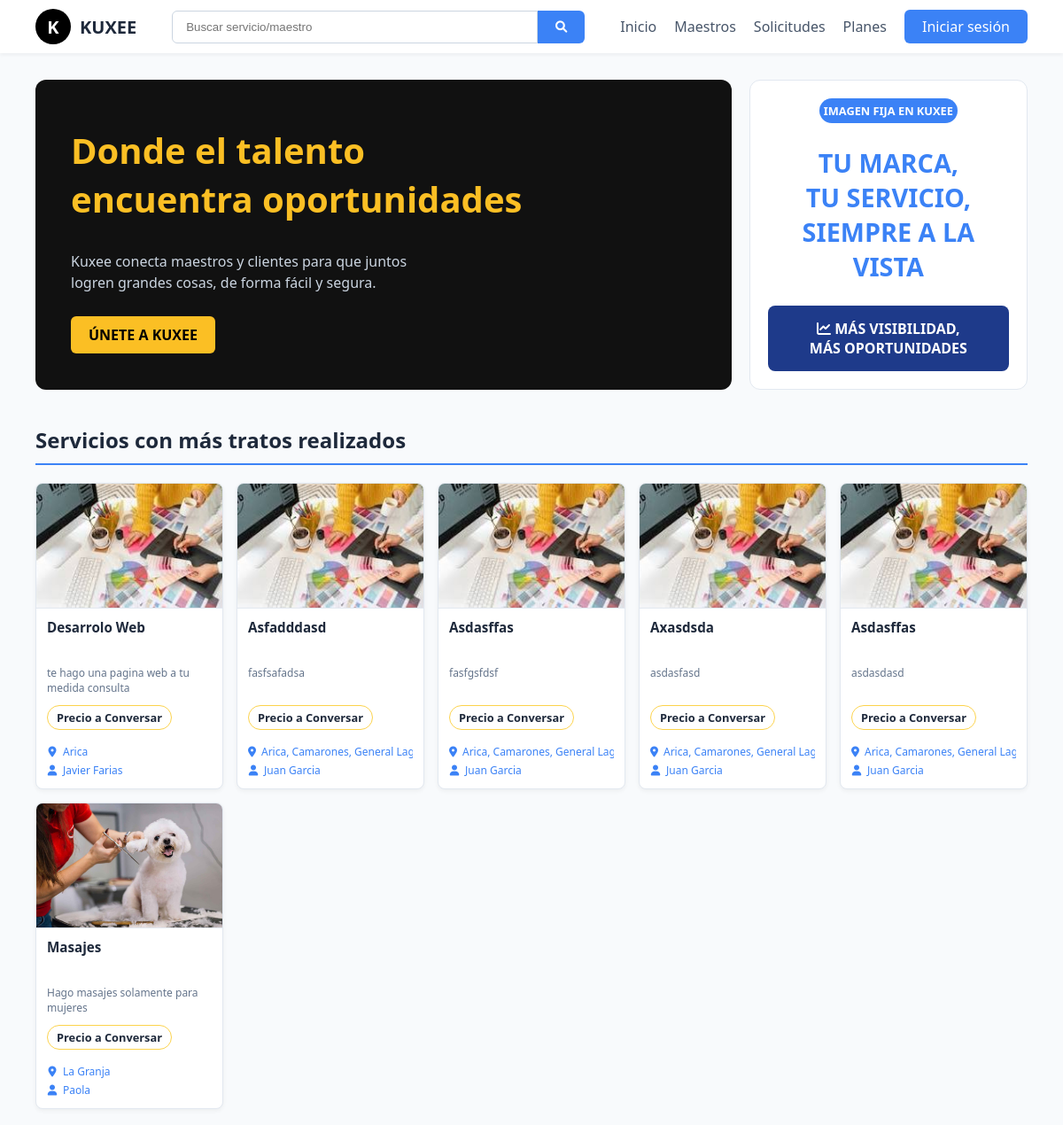
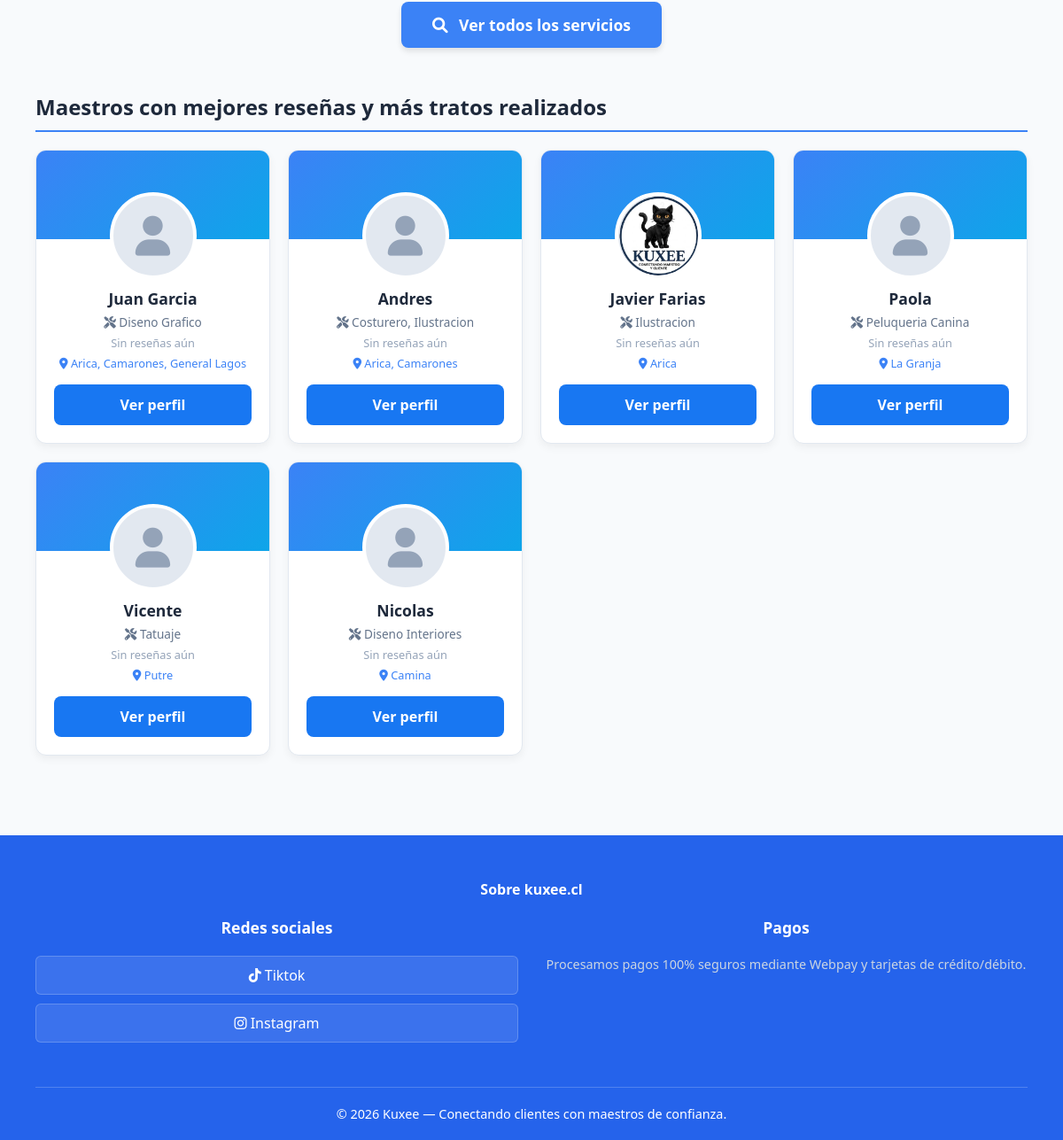
The page / on the database its author committed (2 pictures, top to bottom).
### usuarios/models.py (models this page shows, shortened)
class Servicio(models.Model):
    maestro = models.ForeignKey(PerfilMaestro, on_delete=models.CASCADE, related_name='servicios')
    titulo = models.CharField(max_length=200)
    descripcion = models.TextField()
    oficio = models.CharField(max_length=100)
    precio_base = models.IntegerField(null=True, blank=True)
    imagen_portada = models.ImageField(upload_to='servicios/', blank=True, null=True)
    fecha_publicacion = models.DateTimeField(auto_now_add=True)
    activo = models.BooleanField(default=True)
    likes = models.ManyToManyField(Usuario, related_name='servicios_likeados', blank=True)
    detalles_tecnicos = models.JSONField(default=dict, blank=True, null=True)

class PerfilMaestro(models.Model):
    usuario = models.OneToOneField(Usuario, on_delete=models.CASCADE, related_name='perfil_maestro')
    telefono = models.CharField(max_length=20, blank=True)
    comuna = models.CharField(max_length=100, blank=True)
    descripcion = models.TextField(blank=True)
    oficio_principal = models.CharField(max_length=100, blank=True)
    plan_actual = models.CharField(
        max_length=20,
        choices=[('gratis', 'Gratis'), ('plus', 'Plus')],
        default='gratis'
    )

class Usuario(AbstractUser):
    es_cliente = models.BooleanField(default=False)
    es_maestro = models.BooleanField(default=False)
    rut = models.CharField(max_length=12, blank=True, null=True)
    foto_perfil = models.ImageField(upload_to='perfiles/', blank=True, null=True)

### usuarios/views.py (the view)
# urls.py: path('', views.inicio, name='inicio'),
def inicio(request):
    contador, created = ContadorVisitas.objects.get_or_create(id=1)
    contador.visitas += 1
    contador.save()
    now = timezone.now()
    banners_activos = BannerDestacado.objects.filter(
        estado='activo',
        fecha_expiracion__gt=now
    ).order_by('posicion')
    precios_banner = {1: 8990, 2: 7990, 3: 6990, 4: 5990, 5: 4990, 6: 3990, 7: 2990}
    emojis_banner = {1: '🥇', 2: '🥈', 3: '🥉', 4: '📍', 5: '📍', 6: '📍', 7: '📍'}
    ocupados = {b.posicion: b for b in banners_activos}
    disponibilidad_banners = []
    for i in range(1, 8):
        if i in ocupados:
            banner = ocupados[i]
            diferencia = banner.fecha_expiracion - now
            dias = diferencia.days
            horas = diferencia.seconds // 3600
            mensaje = f"Disponible en {dias} días y {horas} hrs" if dias > 0 else f"Disponible en {horas} hrs"
            disponibilidad = False
        else:
            mensaje = "Disponible ahora - Publicación rápida"
            disponibilidad = True
        disponibilidad_banners.append({
            'posicion': i,
            'precio': precios_banner[i],
            'emoji': emojis_banner[i],
            'disponible': disponibilidad,
            'mensaje': mensaje
        })
    maestros = PerfilMaestro.objects.select_related('usuario').order_by('-id')[:6]
    servicios = Servicio.objects.select_related('maestro__usuario').order_by('-fecha_publicacion')[:6]
    return render(request, 'usuarios/index.html', {
        'maestros': maestros,
        'servicios': servicios,
        'banners': banners_activos,
        'disponibilidad_banners': disponibilidad_banners
    })

### usuarios/context_processors.py (called while the page is built, shortened)
def oficios_globales(request):
    from .forms import LISTA_OFICIOS
    return {
        'oficios_global': LISTA_OFICIOS[1:]
    }

def notificaciones_globales(request):
    return {}

### usuarios/templates/usuarios/index.html (shortened to what this page needs)
{% extends 'usuarios/base.html' %}
{% block contenido %}
<div class="main-container">
    <div class="hero-grid">
        <div class="hero-banner">
            {% if banners %}
                <div class="carousel-container" style="position: relative; width: 100%; height: 100%; min-height: 350px; overflow: hidden;">
                    {% for b in banners %}
                        <div class="carousel-slide" style="width: 100%; height: 100%; position: absolute; top: 0; left: 0; opacity: {% if forloop.first %}1{% else %}0{% endif %}; transition: opacity 0.5s ease-in-out; z-index: {% if forloop.first %}1{% else %}0{% endif %};">
                            {% if b.imagen_final_banner %}
                                <img src="{{ b.imagen_final_banner.url }}" style="width: 100%; height: 100%; object-fit: cover;" alt="Banner Publicitario">
                            {% endif %}
                            {% if b.titulo_banner or b.texto_banner %}
                            <div class="carousel-caption">
                                {% if b.titulo_banner %}<h3>{{ b.titulo_banner }}</h3>{% endif %}
                                {% if b.texto_banner %}<p>{{ b.texto_banner }}</p>{% endif %}
                            </div>
                            {% endif %}
                        </div>
                    {% endfor %}
                    {% if banners|length > 1 %}
                        <button onclick="moverCarrusel(-1)" style="position: absolute; left: 15px; top: 50%; transform: translateY(-50%); background: rgba(0,0,0,0.6); color: white; border: none; width: 40px; height: 40px; cursor: pointer; border-radius: 50%; z-index: 10; font-size: 1.2rem; display: flex; align-items: center; justify-content: center;">&#10094;</button>
                        <button onclick="moverCarrusel(1)" style="position: absolute; right: 15px; top: 50%; transform: translateY(-50%); background: rgba(0,0,0,0.6); color: white; border: none; width: 40px; height: 40px; cursor: pointer; border-radius: 50%; z-index: 10; font-size: 1.2rem; display: flex; align-items: center; justify-content: center;">&#10095;</button>
                        <div style="position: absolute; bottom: 15px; right: 20px; display: flex; gap: 8px; z-index: 10;">
                            {% for b in banners %}
                                <span class="dot" style="height: 10px; width: 10px; background-color: {% if forloop.first %}#fbbf24{% else %}rgba(255,255,255,0.5){% endif %}; border-radius: 50%; display: inline-block; cursor: pointer;" onclick="irASlide({{ forloop.counter0 }})"></span>
                            {% endfor %}
                        </div>
                    {% endif %}
                </div>
            {% else %}
                <div style="padding: 40px; width: 100%; height: 100%; display: flex; flex-direction: column; justify-content: center; box-sizing: border-box;">
                    <h1>Donde el talento<br>encuentra oportunidades</h1>
                    <p>Kuxee conecta maestros y clientes para que juntos logren grandes cosas, de forma fácil y segura.</p>
                    <div style="margin-top: 20px;">
                        <a href="{% url 'registro' %}" style="background: #fbbf24; color: black; padding: 10px 20px; text-decoration: none; border-radius: 6px; font-weight: bold;">ÚNETE A KUXEE</a>
                    </div>
                </div>
            {% endif %}
        </div>
        <div class="side-banner">
            <div style="background: var(--kuxee-blue); color: white; padding: 5px; border-radius: 20px; font-size: 0.8rem; font-weight: bold; display: inline-block; margin: 0 auto;">IMAGEN FIJA EN KUXEE</div>
            <h2 class="side-banner-title">TU MARCA,<br>TU SERVICIO,<br>SIEMPRE A LA VISTA</h2>
            <a href="#" class="btn-dark-blue">
                <i class="fas fa-chart-line"></i> MÁS VISIBILIDAD,<br>MÁS OPORTUNIDADES
            </a>
        </div>
    </div>
    <div class="section-title-container">
        <h2>Servicios con más tratos realizados</h2>
    </div>
    <div class="servicios-grid">
        {% for servicio in servicios %}
        <div class="servicio-card" onclick="window.location.href='{% url 'detalle_servicio' servicio.id %}';">
            {% if servicio.imagen_portada %}
                <img src="{{ servicio.imagen_portada.url }}" alt="{{ servicio.titulo }}" class="servicio-img">
            {% else %}
                <div class="servicio-img" style="background: #f1f5f9; display: flex; align-items: center; justify-content: center; color: #94a3b8;">
                    <i class="fas fa-tools" style="font-size: 2.5rem;"></i>
                </div>
            {% endif %}
            <div class="servicio-content">
                <h4 class="servicio-title" title="{{ servicio.titulo }}">{{ servicio.titulo }}</h4>
                <p class="servicio-desc" title="{{ servicio.descripcion }}">{{ servicio.descripcion }}</p>
                <div class="servicio-price-pill">
                    {% if servicio.precio_base %}
                        Desde ${{ servicio.precio_base }}
                    {% else %}
                        Precio a Conversar
                    {% endif %}
                </div>
                <div class="servicio-footer-row" title="{{ servicio.maestro.comuna|default:'Chile' }}">
                    <i class="fas fa-map-marker-alt"></i> <span class="format-text">{{ servicio.maestro.comuna|default:"Chile" }}</span>
                </div>
                <div class="servicio-footer-row" title="{% if servicio.maestro.usuario.first_name %}{{ servicio.maestro.usuario.first_name|title }} {{ servicio.maestro.usuario.last_name|title }}{% else %}{{ servicio.maestro.usuario.username|title }}{% endif %}">
                    <i class="fas fa-user"></i>
                    {% if servicio.maestro.usuario.first_name %}
                        {{ servicio.maestro.usuario.first_name|title }} {{ servicio.maestro.usuario.last_name|title }}
                    {% else %}
                        {{ servicio.maestro.usuario.username|title }}
                    {% endif %}
                </div>
            </div>
        </div>
        {% empty %}
        <div style="grid-column: 1 / -1; text-align: center; color: #64748b; padding: 40px; border: 1px dashed #cbd5e1; border-radius: 8px;">
            Los servicios de nuestros maestros aparecerán aquí pronto.
        </div>
        {% endfor %}
    </div>
    <div style="text-align: center; margin-top: 10px; margin-bottom: 50px;">
        <a href="{% url 'servicios' %}" style="background: var(--kuxee-blue); color: white; padding: 14px 35px; border-radius: 8px; text-decoration: none; font-weight: bold; display: inline-block; font-size: 1.1rem; box-shadow: 0 4px 6px rgba(0,0,0,0.1); transition: opacity 0.2s;">
            <i class="fas fa-search" style="margin-right: 8px;"></i> Ver todos los servicios
        </a>
    </div>
    <div class="section-title-container">
        <h2>Maestros con mejores reseñas y más tratos realizados</h2>
    </div>
    <div class="maestros-grid">
        {% for perfil in maestros %}
        <div class="maestro-card">
            <div class="maestro-header">
                <div class="maestro-avatar">
                    {% if perfil.usuario.foto_perfil %}
                        <img src="{{ perfil.usuario.foto_perfil.url }}" alt="Avatar">
                    {% else %}
                        <i class="fas fa-user"></i>
                    {% endif %}
                </div>
            </div>
            <div class="maestro-info">
                <div class="maestro-name">
                    {% if perfil.usuario.first_name %}
                        {{ perfil.usuario.first_name|title }} {{ perfil.usuario.last_name|title }}
                    {% else %}
                        {{ perfil.usuario.username|title }}
                    {% endif %}
                </div>
                <div class="maestro-skills" title="{{ perfil.oficio_principal }}">
                    <i class="fas fa-tools"></i> <span class="format-text">{{ perfil.oficio_principal }}</span>
                </div>
                <div class="maestro-reviews">Sin reseñas aún</div>
                <div class="maestro-location" title="{{ perfil.comuna|default:'Chile' }}">
                    <i class="fas fa-map-marker-alt"></i> <span class="format-text">{{ perfil.comuna|default:"Chile" }}</span>
                </div>
                {% if user.is_authenticated and user.username == perfil.usuario.username %}
                    <a href="{% url 'mi_perfil' %}" class="btn-ver-perfil" style="background: #10b981;">Ver mi perfil</a>
                {% else %}
                    <a href="{% url 'perfil_publico' perfil.usuario.username %}" class="btn-ver-perfil">Ver perfil</a>
                {% endif %}
            </div>
        </div>
        {% endfor %}
    </div>
</div>
{% endblock %}

### usuarios/templates/usuarios/base.html (style rules this page uses)
:root { --kuxee-blue: #3b82f6; --kuxee-dark: #1e293b; --kuxee-bg: #f8fafc; --footer-blue: #2563eb; }
body { font-family: 'Segoe UI', Tahoma, Geneva, Verdana, sans-serif; margin: 0; padding: 0; background-color: var(--kuxee-bg); color: #333; display: flex; flex-direction: column; min-height: 100vh; }

### rows shown on the page
Servicio: imagen_portada (picture), titulo "Desarrolo Web", descripcion "te hago una pagina web a tu medida consulta", shows "Precio a Conversar", maestro.usuario.first_name "Javier Farias"
Servicio: imagen_portada (picture), titulo "Asfadddasd", descripcion "fasfsafadsa", shows "Precio a Conversar", maestro.usuario.first_name "Juan Garcia"
Servicio: imagen_portada (picture), titulo "Asdasffas", descripcion "fasfgsfdsf", shows "Precio a Conversar", maestro.usuario.first_name "Juan Garcia"
Servicio: imagen_portada (picture), titulo "Axasdsda", descripcion "asdasfasd", shows "Precio a Conversar", maestro.usuario.first_name "Juan Garcia"
Servicio: imagen_portada (picture), titulo "Asdasffas", descripcion "asdasdasd", shows "Precio a Conversar", maestro.usuario.first_name "Juan Garcia"
Servicio: imagen_portada (picture), titulo "Masajes", descripcion "Hago masajes solamente para mujeres", shows "Precio a Conversar", maestro.usuario.first_name "Paola"
PerfilMaestro: usuario.first_name "Juan Garcia"
PerfilMaestro: usuario.first_name "Andres"
PerfilMaestro: usuario.foto_perfil (picture), usuario.first_name "Javier Farias"
PerfilMaestro: usuario.first_name "Paola"
PerfilMaestro: usuario.first_name "Vicente"
PerfilMaestro: usuario.first_name "Nicolas"
